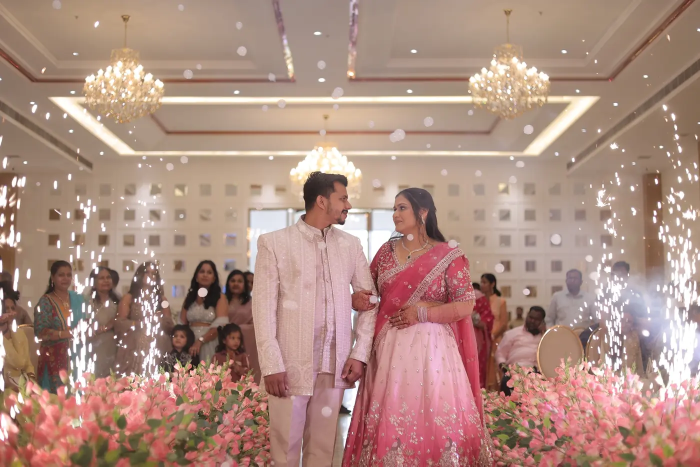
#> input picture assets/0M2A4299.webp, 1400 x 933 px (shown at 1/2 size)
$ python make_og_image.py
#> lines starting #> are read from the running program, lines starting #| are printed output that depends on the picture
"""
Makes the picture that WhatsApp shows when the link is shared.

Run from this folder (the one that contains index.html and assets/):

    pip install pillow
    python make_og_image.py

It takes your hero photo, crops it to the 1200x630 shape WhatsApp likes,
and saves assets/og-preview.jpg (kept under 300 KB).
To use a different photo, change SOURCE below.
"""
import os
from PIL import Image

SOURCE = "assets/0M2A4299.webp"       # the photo to show in the preview
OUTPUT = "assets/og-preview.jpg"
WIDTH, HEIGHT = 1200, 630
FOCUS = 0.35                           # 0 = keep the top of the photo, 1 = keep the bottom (0.35 keeps faces)

img = Image.open(SOURCE).convert("RGB")
#> img is the input picture: PIL image 1400x933 RGB; mean R, G, B 174.5, 141.3, 129.4
scale = max(WIDTH / img.width, HEIGHT / img.height)
#> scale = 0.857
img = img.resize((round(img.width * scale), round(img.height * scale)), Image.LANCZOS)
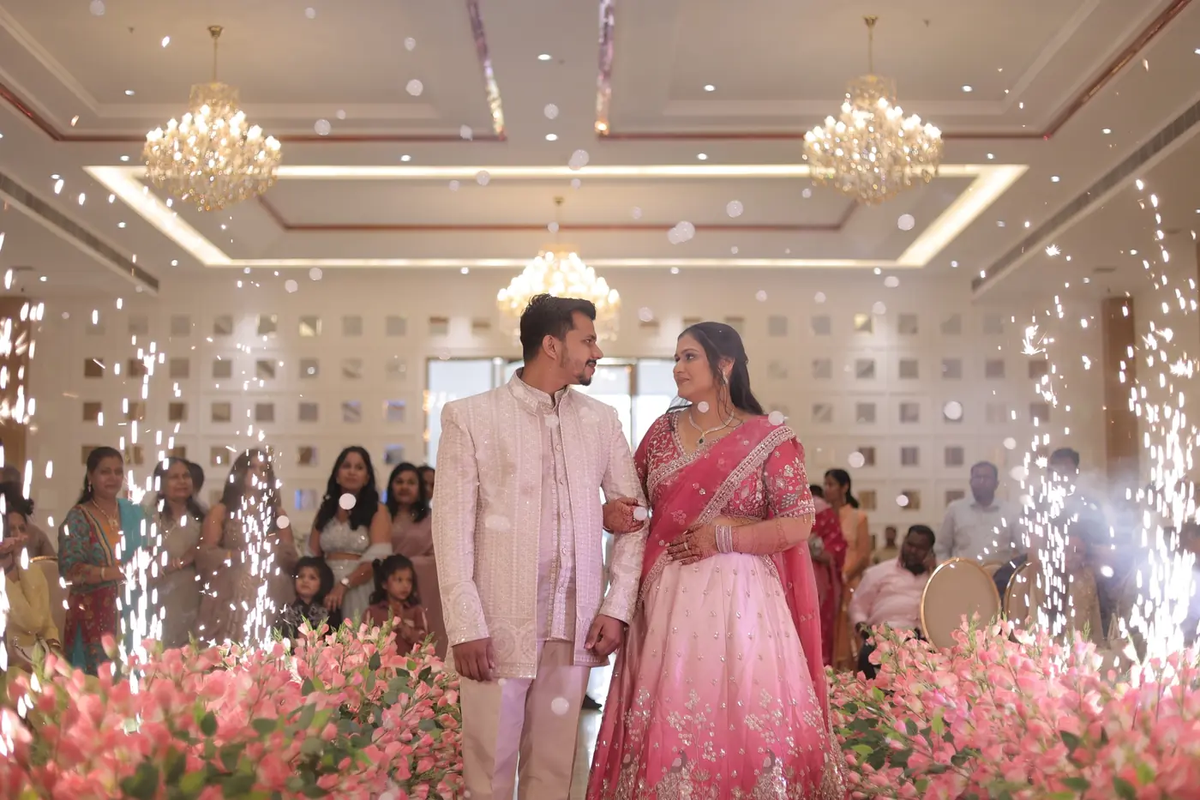
#> img: PIL image 1200x800 RGB; mean R, G, B 174.4, 141.3, 129.4
left = (img.width - WIDTH) // 2
#> left = 0
top = round((img.height - HEIGHT) * FOCUS)
#> top = 59
img = img.crop((left, top, left + WIDTH, top + HEIGHT))
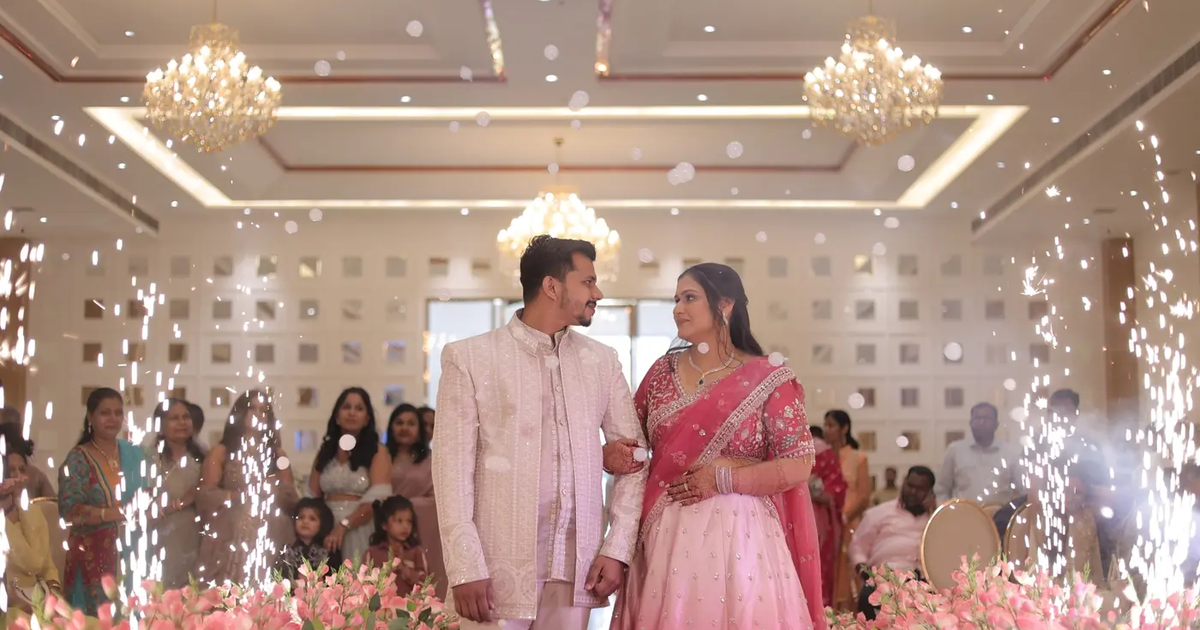
#> img: PIL image 1200x630 RGB; mean R, G, B 175, 145.9, 134

for quality in (85, 80, 75, 70, 65, 60):
    img.save(OUTPUT, "JPEG", quality=quality, optimize=True, progressive=True)
    if os.path.getsize(OUTPUT) <= 300 * 1024:
        break
print(f"Saved {OUTPUT}: {WIDTH}x{HEIGHT}, {os.path.getsize(OUTPUT) // 1024} KB (quality {quality})")
#| Saved assets/og-preview.jpg: 1200x630, 125 KB (quality 85)

$ run again, with assets/0M2A4240.webp copied over assets/0M2A4299.webp
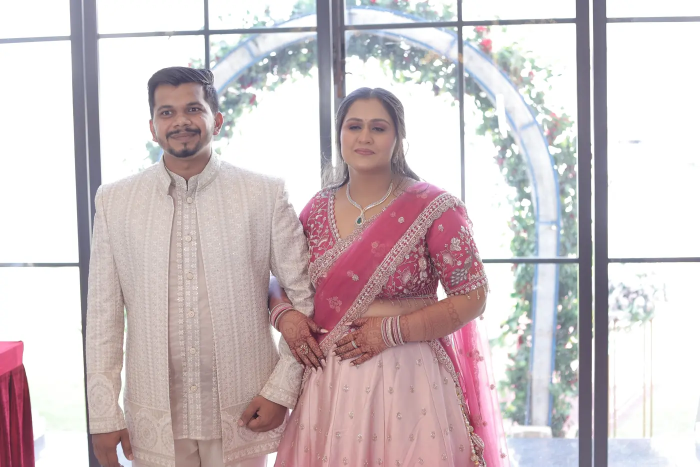
#> input picture assets/0M2A4240.webp, 1400 x 933 px (shown at 1/2 size)
#> img is the input picture: PIL image 1400x933 RGB; mean R, G, B 205.8, 193.4, 196.1
#> `img = img.resize((round(img.width * scale), round(img.height * scale))..`:
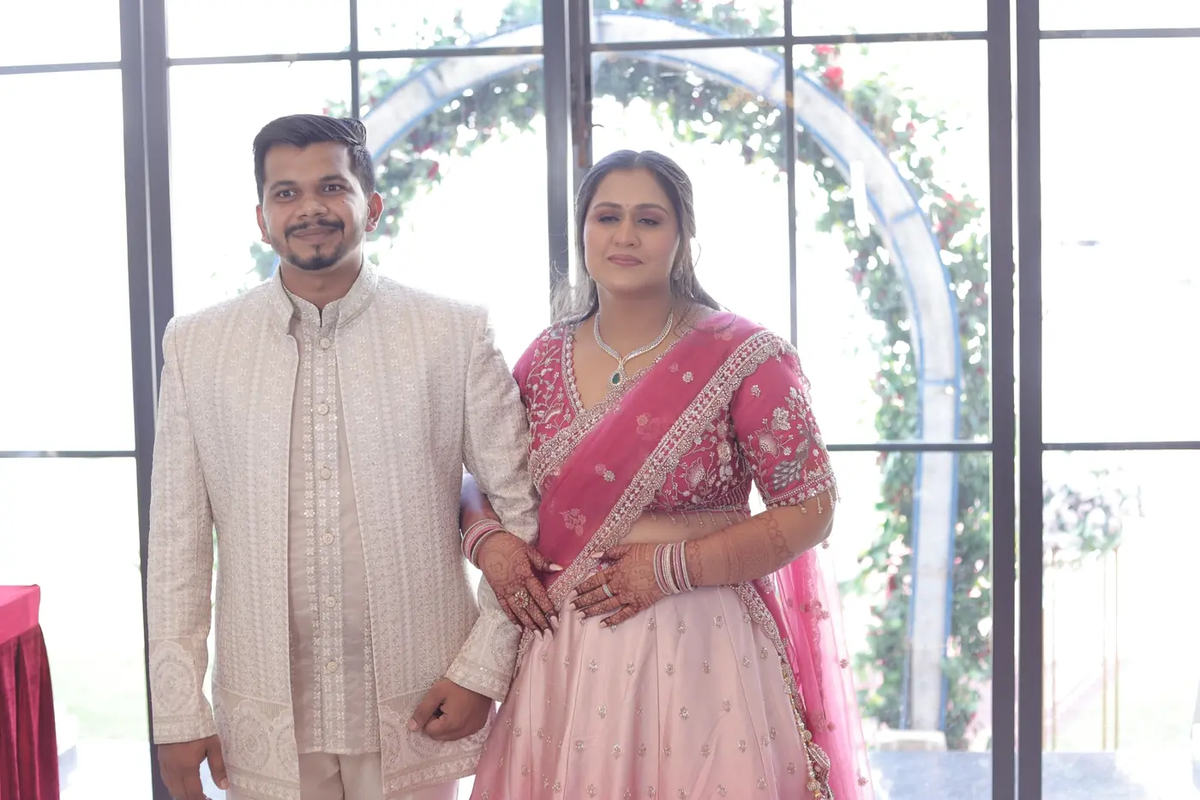
#> img: PIL image 1200x800 RGB; mean R, G, B 205.8, 193.4, 196.1
#> `img = img.crop((left, top, left + WIDTH, top + HEIGHT))`:
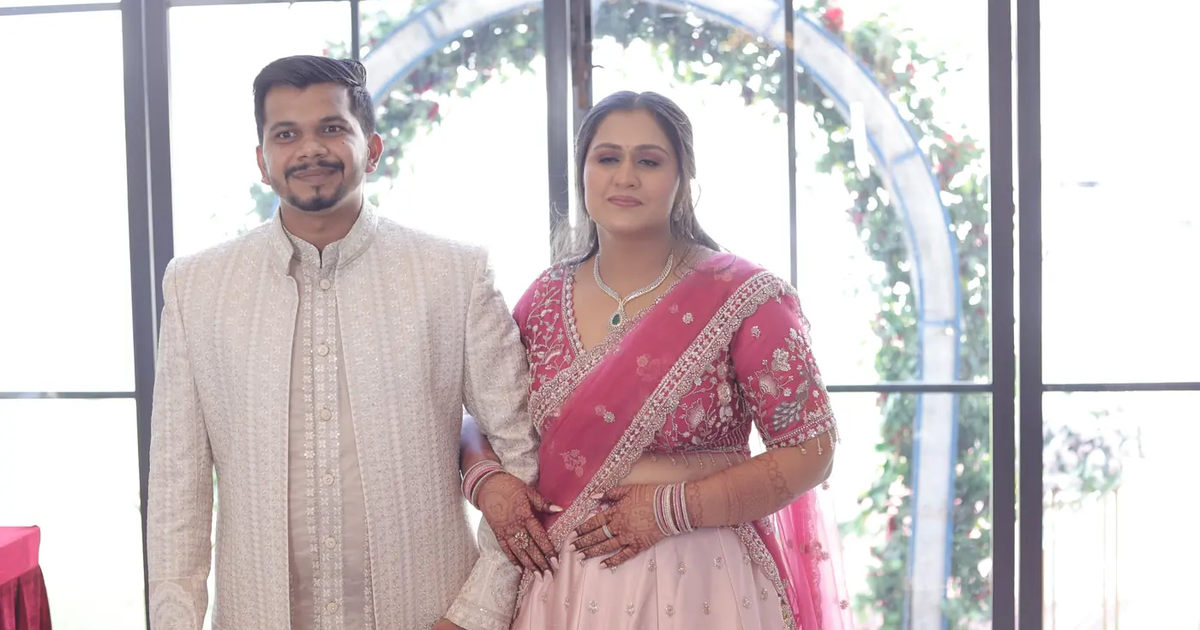
#> img: PIL image 1200x630 RGB; mean R, G, B 206.3, 194.8, 197.2
#| Saved assets/og-preview.jpg: 1200x630, 110 KB (quality 85)

$ run again, with assets/0M2A4284.webp copied over assets/0M2A4299.webp
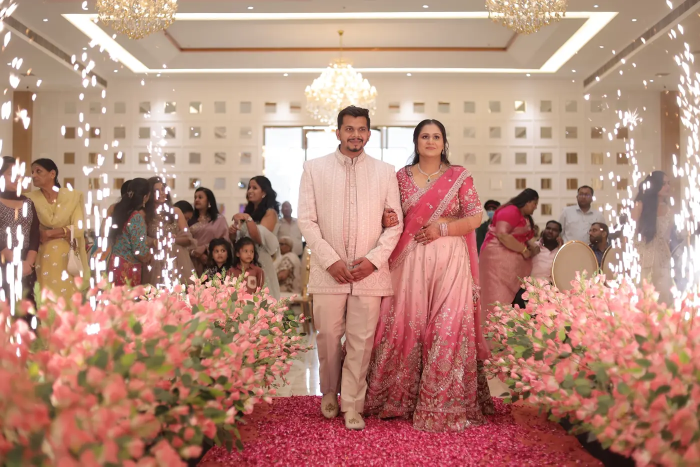
#> input picture assets/0M2A4284.webp, 1400 x 933 px (shown at 1/2 size)
#> img is the input picture: PIL image 1400x933 RGB; mean R, G, B 183.3, 139.6, 124.1
#> `img = img.resize((round(img.width * scale), round(img.height * scale))..`:
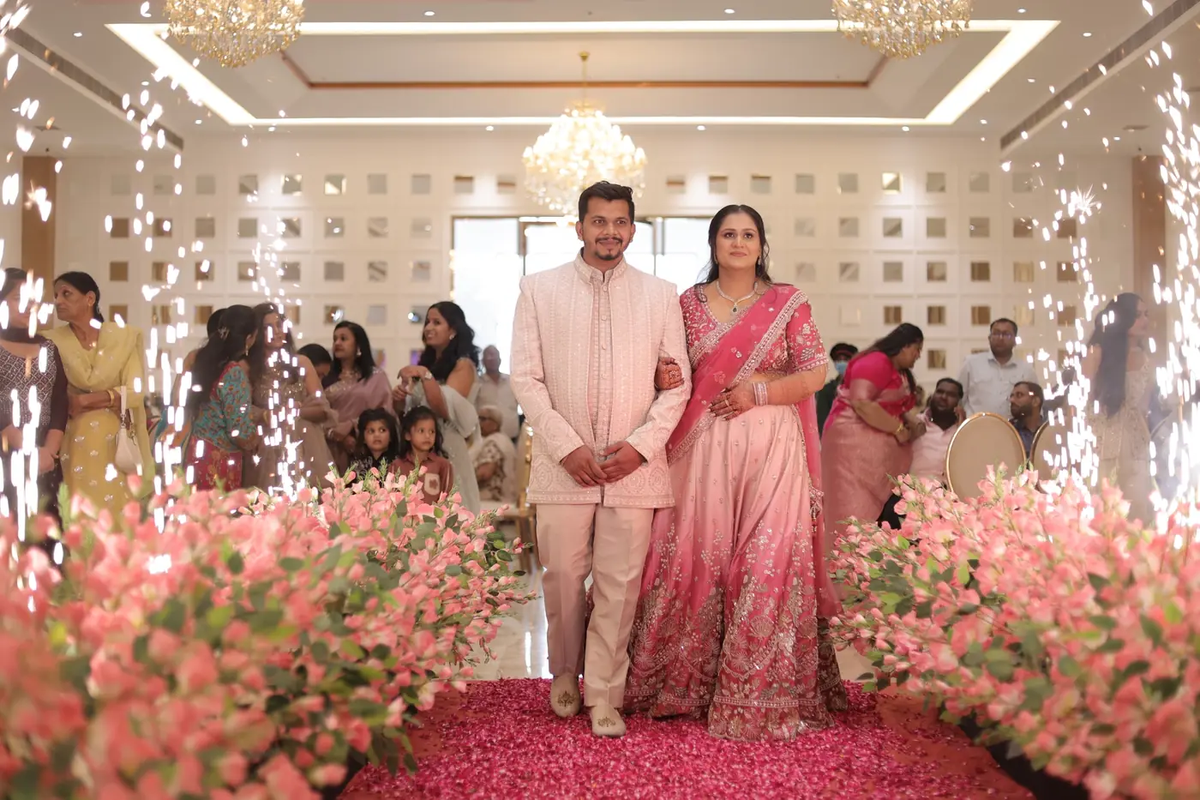
#> img: PIL image 1200x800 RGB; mean R, G, B 183.3, 139.6, 124.1
#> `img = img.crop((left, top, left + WIDTH, top + HEIGHT))`:
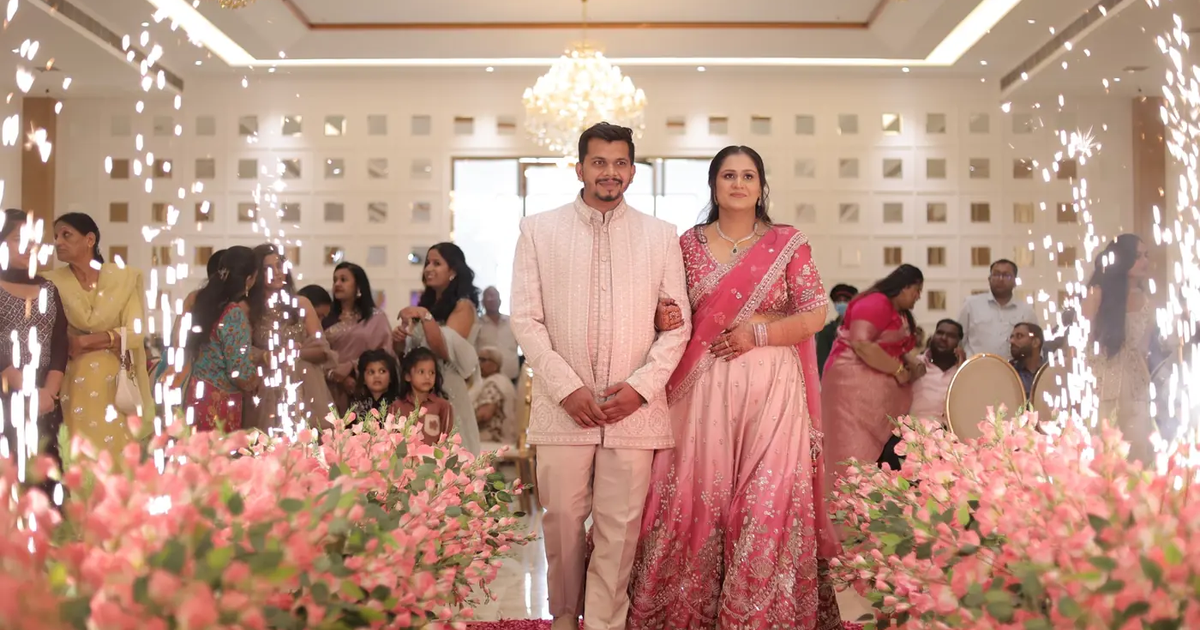
#> img: PIL image 1200x630 RGB; mean R, G, B 187.4, 147.8, 131.3
#| Saved assets/og-preview.jpg: 1200x630, 144 KB (quality 85)

$ run again, with assets/0M2A4287.webp copied over assets/0M2A4299.webp
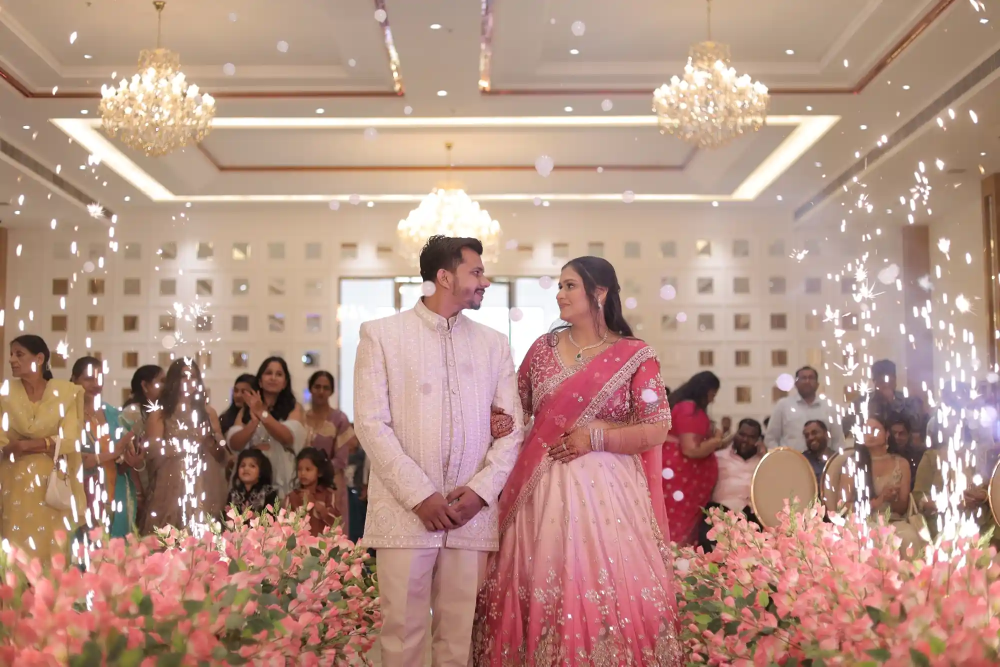
#> input picture assets/0M2A4287.webp, 2000 x 1333 px (shown at 1/2 size)
#> img is the input picture: PIL image 2000x1333 RGB; mean R, G, B 181.6, 146.1, 132.4
#> `img = img.resize((round(img.width * scale), round(img.height * scale))..`:
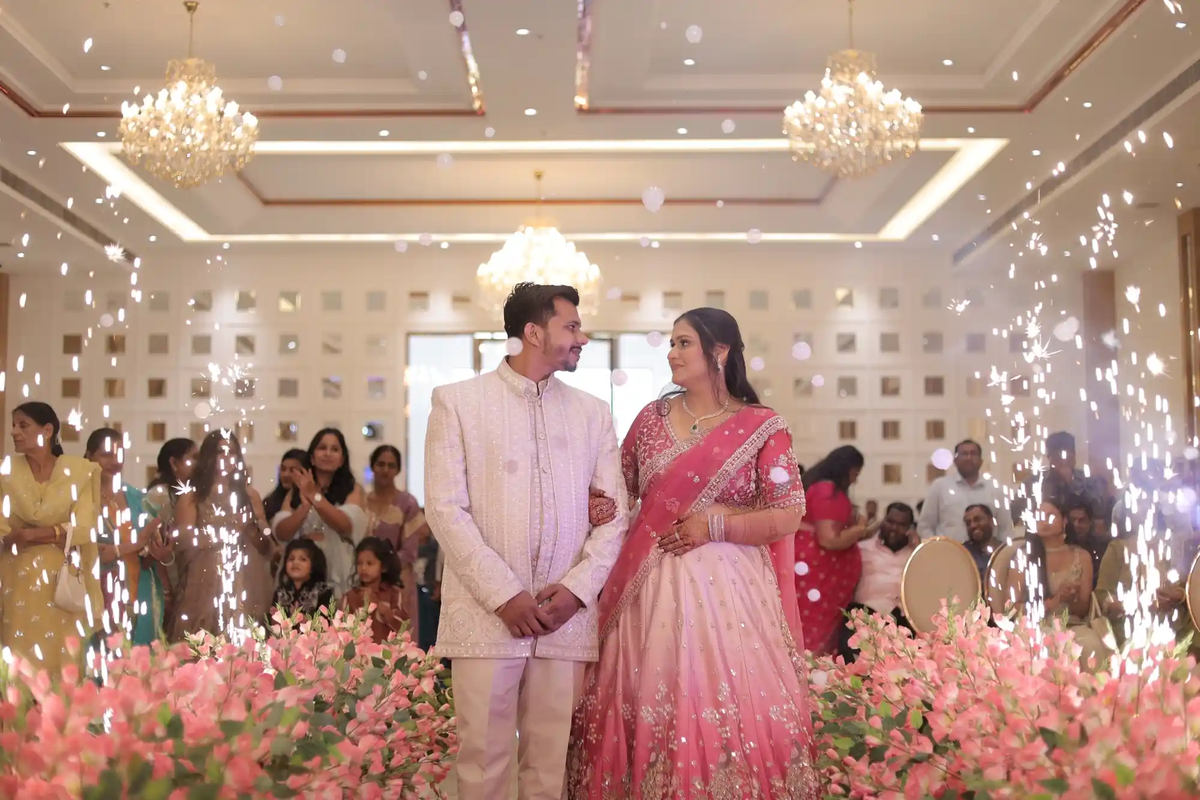
#> img: PIL image 1200x800 RGB; mean R, G, B 181.6, 146.1, 132.4
#> `img = img.crop((left, top, left + WIDTH, top + HEIGHT))`:
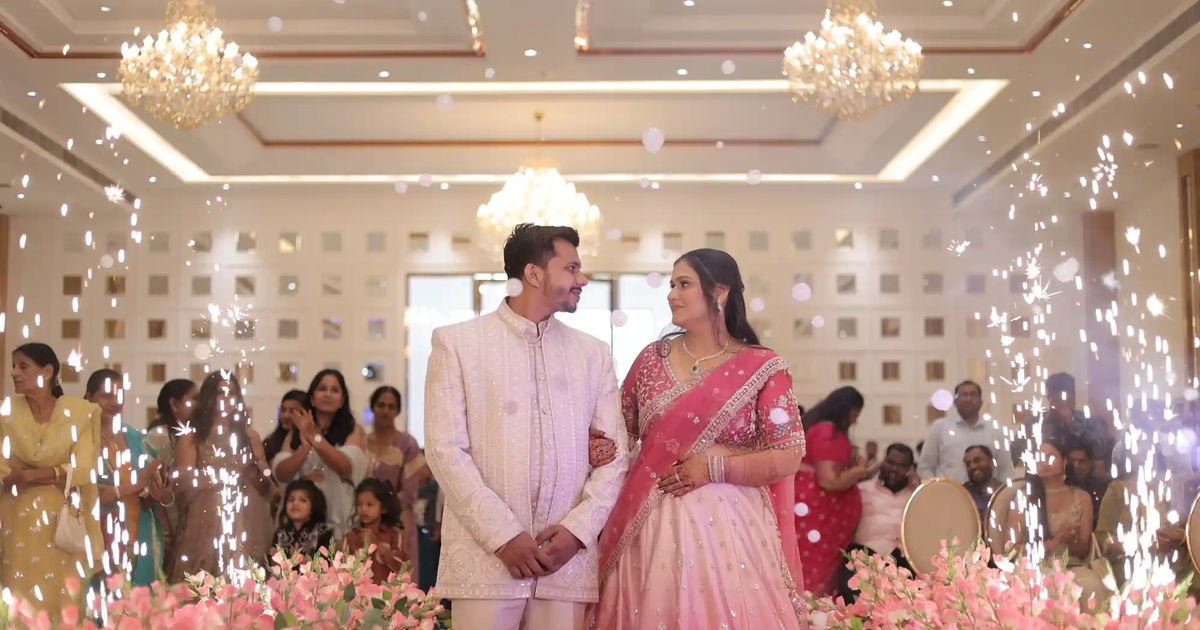
#> img: PIL image 1200x630 RGB; mean R, G, B 182.8, 151.3, 138.2
#| Saved assets/og-preview.jpg: 1200x630, 131 KB (quality 85)
